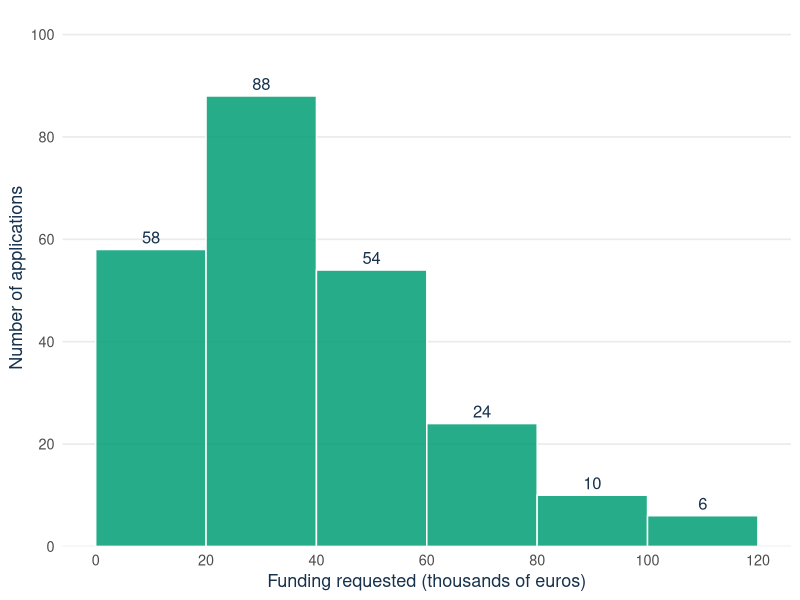

Write R code to recreate this figure.
## ---- chunk 1
#| label: bmock-setup
#| include: false
# Chunk options only. Every object used on this page is constructed in
# visible or self-contained code below.
knitr::opts_chunk$set(echo = TRUE, message = FALSE, warning = FALSE,
                      fig.width = 7, fig.height = 4.5)
## ---- chunk 2
#| label: fig-bmock-histogram
#| code-fold: true
#| code-summary: "See the R code for this figure"
#| fig-cap: "Funding requested in the 240 accelerator applications. The number above each bar is the number of applications in that interval."
# Self-contained: constructs everything it plots.
library(ggplot2)
mock_breaks <- seq(0, 120, by = 20)
mock_counts <- c(58, 88, 54, 24, 10, 6)
mock_df <- data.frame(
  xmin = mock_breaks[-length(mock_breaks)],
  xmax = mock_breaks[-1],
  count = mock_counts
)

ggplot(mock_df) +
  geom_rect(aes(xmin = xmin, xmax = xmax, ymin = 0, ymax = count),
            fill = "#009E73", alpha = 0.85, colour = "white") +
  geom_text(aes(x = (xmin + xmax) / 2, y = count, label = count),
            vjust = -0.5, colour = "#17324D", size = 4.2) +
  scale_x_continuous(breaks = mock_breaks) +
  scale_y_continuous(limits = c(0, 100), breaks = seq(0, 100, by = 20),
                     expand = expansion(mult = c(0, 0.05))) +
  labs(x = "Funding requested (thousands of euros)",
       y = "Number of applications") +
  theme_minimal(base_size = 13) +
  theme(
    panel.grid.minor = element_blank(),
    panel.grid.major.x = element_blank(),
    plot.caption = element_text(colour = "#5B6976"),
    axis.title = element_text(colour = "#17324D")
  )
## ---- chunk 3
#| label: bmock-q1-check
cumsum(mock_counts)
round(cumsum(mock_counts) / 240, 3)
c(median_position = 240 / 2, q3_position = 0.75 * 240)
## ---- chunk 4
#| label: bmock-q2-check
pitch_counts <- matrix(c(90, 110, 120, 180), nrow = 2, byrow = TRUE)
n_pitches <- sum(pitch_counts)
c(P_D = sum(pitch_counts[, 1]) / n_pitches,
  P_W = sum(pitch_counts[1, ]) / n_pitches,
  P_D_and_W = pitch_counts[1, 1] / n_pitches,
  P_D_or_W = (210 + 200 - 90) / n_pitches,
  P_D_given_W = 90 / 200, P_W_given_D = 90 / 210,
  product = (210 / 500) * (200 / 500))

damaged <- 1000 * 0.05
others <- 1000 - damaged
tree <- c(damage_flag = damaged * 0.80, damage_no_flag = damaged * 0.20,
          other_flag = others * 0.10, other_no_flag = others * 0.90)
tree
p_flag <- unname(tree["damage_flag"] / (tree["damage_flag"] + tree["other_flag"]))
p_no_flag <- unname(tree["damage_no_flag"] /
                      (tree["damage_no_flag"] + tree["other_no_flag"]))
c(p_flag = p_flag, p_no_flag = p_no_flag,
  gain_flag = 60 * p_flag, gain_no_flag = 60 * p_no_flag,
  net_flag = 60 * p_flag - 4, net_no_flag = 60 * p_no_flag - 4,
  printed_flag = 60 * 0.25, printed_no_flag = 60 * 0.02)
## ---- chunk 5
#| label: bmock-q3-check
r_values <- c(2, 4, 7)
r_probs <- c(0.3, 0.5, 0.2)
mean_r <- sum(r_values * r_probs)
var_r <- sum(r_values^2 * r_probs) - mean_r^2
c(sum_of_probs = sum(r_probs), mean = mean_r,
  mean_of_squares = sum(r_values^2 * r_probs),
  var = var_r, sd = sqrt(var_r),
  mean_profit = 25 * mean_r - 40, sd_profit = 25 * sqrt(var_r))

joint <- matrix(c(0.50, 0.10, 0.20, 0.20), nrow = 2, byrow = TRUE,
                dimnames = list(c("X=0", "X=1"), c("Y=0", "Y=1")))
p_x1 <- sum(joint["X=1", ])
p_y1 <- sum(joint[, "Y=1"])
cov_xy <- joint["X=1", "Y=1"] - p_x1 * p_y1
var_x <- p_x1 * (1 - p_x1)
var_y <- p_y1 * (1 - p_y1)
c(sum = sum(joint), E_X = p_x1, E_Y = p_y1,
  E_Y_given_X1 = joint["X=1", "Y=1"] / p_x1,
  cov = cov_xy, var_x = var_x, var_y = var_y,
  mean_sum = p_x1 + p_y1, var_sum = var_x + var_y + 2 * cov_xy,
  var_sum_printed = var_x + var_y + 2 * 0.10,
  correlation = cov_xy / sqrt(var_x * var_y),
  correlation_printed = 0.10 / sqrt(var_x * var_y))
## ---- chunk 6
#| label: bmock-q4-check
c(uniform = (32 - 22) / (40 - 15),
  p_132 = pnorm(132, mean = 120, sd = 8),
  p_112 = pnorm(112, mean = 120, sd = 8),
  percentile_90 = qnorm(0.90, mean = 120, sd = 8),
  by_hand_90 = 120 + 1.2816 * 8)
sd_mean <- 20 / sqrt(100)
c(sd_of_sample_mean = sd_mean, z = (89 - 85) / sd_mean,
  p_mean_above_89 = 1 - pnorm(89, mean = 85, sd = sd_mean),
  by_hand = 1 - 0.9772,
  sd_of_sample_mean_n_400 = 20 / sqrt(400),
  n_needed = (1.96 * 20 / 5)^2, n_rounded_up = ceiling((1.96 * 20 / 5)^2))
## ---- chunk 7
#| label: bmock-q5-check
set.seed(2026)
z_values <- rnorm(121)
z_values <- (z_values - mean(z_values)) / sd(z_values)
order_value <- 64.6 + 22 * z_values
c(n = length(order_value), mean = mean(order_value), sd = sd(order_value),
  standard_error = sd(order_value) / sqrt(length(order_value)))
t.test(order_value, mu = 60)
64.6 + c(-1, 1) * 1.980 * 2   # the interval by hand with the sheet value

set.seed(2026)
z_values <- rnorm(100)
z_values <- (z_values - mean(z_values)) / sd(z_values)
order_value <- 66.4 + 24 * z_values   # the new sample of this year
c(n = length(order_value), mean = mean(order_value), sd = sd(order_value),
  standard_error = sd(order_value) / sqrt(length(order_value)))
t.test(order_value, mu = 60)
66.4 + c(-1, 1) * 1.984 * 2.4   # the interval by hand with the sheet value
## ---- chunk 8
#| label: bmock-q6-check
n_trial <- 100
p_hat <- 26 / n_trial
standard_error <- sqrt(p_hat * (1 - p_hat) / n_trial)
c(successes = n_trial * p_hat, failures = n_trial * (1 - p_hat),
  p_hat = p_hat, standard_error = standard_error,
  margin = 1.96 * standard_error,
  lower = p_hat - 1.96 * standard_error,
  upper = p_hat + 1.96 * standard_error)
p_null <- 0.20
sd_under_H0 <- sqrt(p_null * (1 - p_null) / n_trial)
z_obs <- (p_hat - p_null) / sd_under_H0
c(sd_under_H0 = sd_under_H0, z_obs = z_obs,
  critical_value = qnorm(0.975),
  p_value = 2 * pnorm(-abs(z_obs)))   # the test of part 3
## ---- chunk 9
#| label: bmock-q7-check
c(t_value = 0.75 / 0.30,
  p_value = 2 * pt(-2.50, df = 1200 - 2),
  lower = 0.75 - qt(0.975, df = 1200 - 2) * 0.30,
  upper = 0.75 + qt(0.975, df = 1200 - 2) * 0.30)
